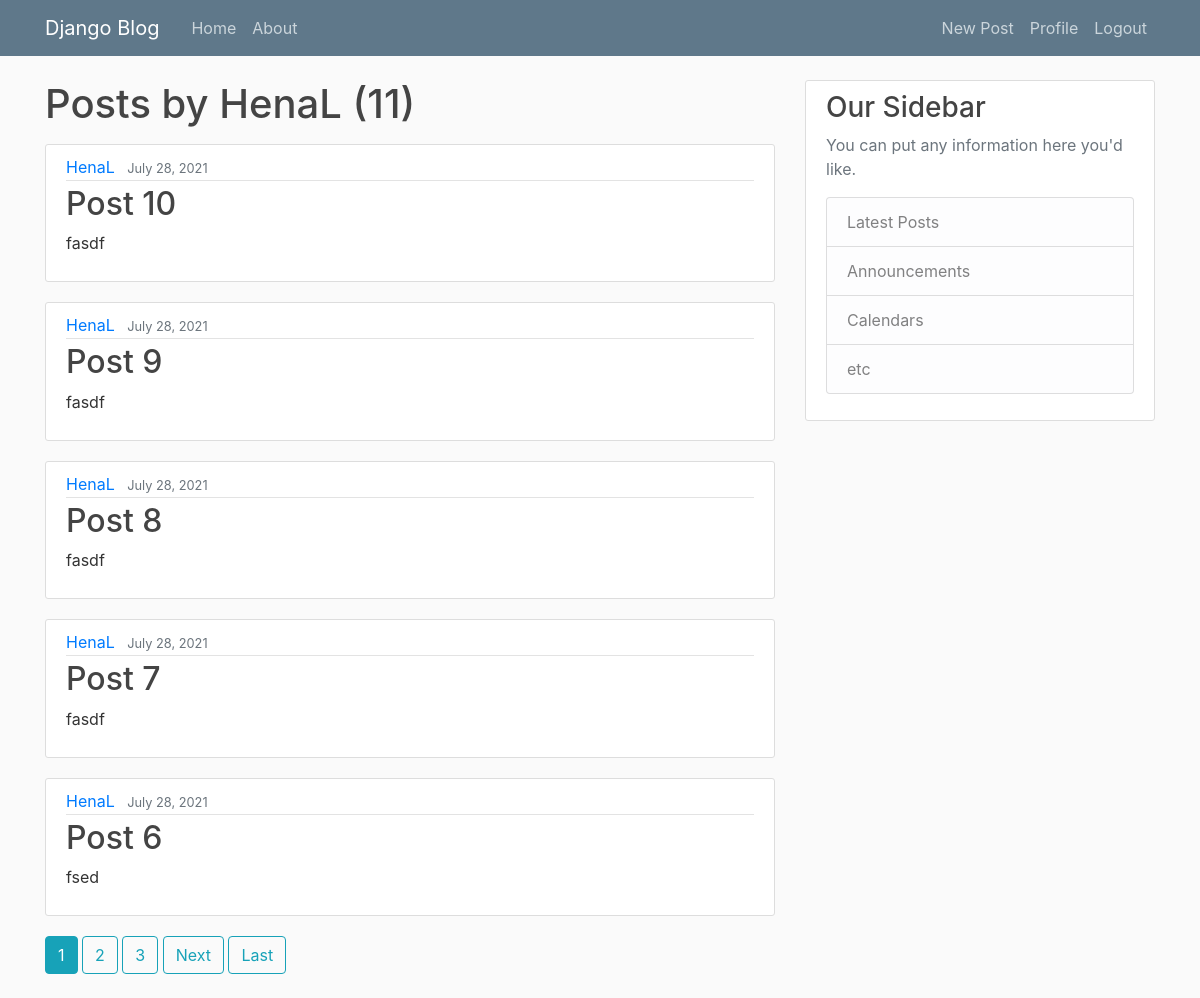
Screenshot of /user/HenaL (signed in) with the database file from the repository.
### blog/models.py (models this page shows, shortened)
class Post(models.Model):
    title = models.CharField(max_length=100)
    content = models.TextField()
    date_posted = models.DateTimeField(default=timezone.now)
    author = models.ForeignKey(User, on_delete=models.CASCADE)

### blog/views.py (the view)
# urls.py: path('user/<str:username>', UserPostListView.as_view(), name='user-posts'),
class UserPostListView(ListView):
    model = Post
    template_name = 'blog/user_posts.html' #<app>/<model>_<viewtype>.html
    context_object_name = 'posts'
    paginate_by = 5
    def get_queryset(self):
        user = get_object_or_404(User, username=self.kwargs.get('username'))
        return Post.objects.filter(author=user).order_by('-date_posted')

### blog/templates/blog/user_posts.html (shortened to what this page needs)
{% extends "blog/base.html" %}
{% block content %}
    <h1 class ="mb-3">Posts by {{ view.kwargs.username }} ({{ page_obj.paginator.count }})</h1>
    {% for post in posts %}
        <article class="media content-section">
          <div class="media-body">
            <div class="article-metadata">
              <a class="mr-2" href="{% url 'user-posts' post.author.username %}">{{ post.author }}</a>
              <small class="text-muted">{{ post.date_posted|date:"F d, Y" }}</small>
            </div>
            <h2><a class="article-title" href="{% url 'post-detail' post.id %}">{{ post.title }}</a></h2>
            <p class="article-content">{{ post.content }}</p>
          </div>
        </article>
    {% endfor %}
    {% if is_paginated %}
      {% for num in page_obj.paginator.page_range %}
        {% if page_obj.number == num %}
          <a class="btn btn-info mb-4" href="?page={{ num }}">{{ num }}</a>
        {% elif num > page_obj.number|add:'-3' and num < page_obj.number|add:'3' %}
          <a class="btn btn-outline-info mb-4" href="?page={{ num }}">{{ num }}</a>
        {% endif %}
      {% endfor %}
      {% if page_obj.has_next %}
        <a class="btn btn-outline-info mb-4" href="?page={{ page_obj.next_page_number }}">Next</a>
        <a class="btn btn-outline-info mb-4" href="?page={{ page_obj.paginator.num_pages }}">Last</a>
      {% endif %}
    {% endif %}
{% endblock content %}

### blog/static/blog/main.css (style rules this page uses)
body { background: #fafafa; color: #333333; margin-top: 5rem; }
h1, h2, h3, h4, h5, h6 { color: #444444; }
.content-section { background: #ffffff; padding: 10px 20px; border: 1px solid #dddddd; border-radius: 3px; margin-bottom: 20px; }
.article-title { color: #444444; }
.article-content { white-space: pre-line; }
.article-metadata { padding-bottom: 1px; margin-bottom: 4px; border-bottom: 1px solid #e3e3e3 }

### rows the page displays
Post: author "HenaL", date_posted "July 28, 2021", title "Post 10", content "fasdf"
Post: author "HenaL", date_posted "July 28, 2021", title "Post 9", content "fasdf"
Post: author "HenaL", date_posted "July 28, 2021", title "Post 8", content "fasdf"
Post: author "HenaL", date_posted "July 28, 2021", title "Post 7", content "fasdf"
Post: author "HenaL", date_posted "July 28, 2021", title "Post 6", content "fsed"

### other values shown
{{ view.kwargs.username }} "HenaL"
{{ page_obj.paginator.count }} "11"
{{ num }} "1"
{{ num }} "2" "3"
